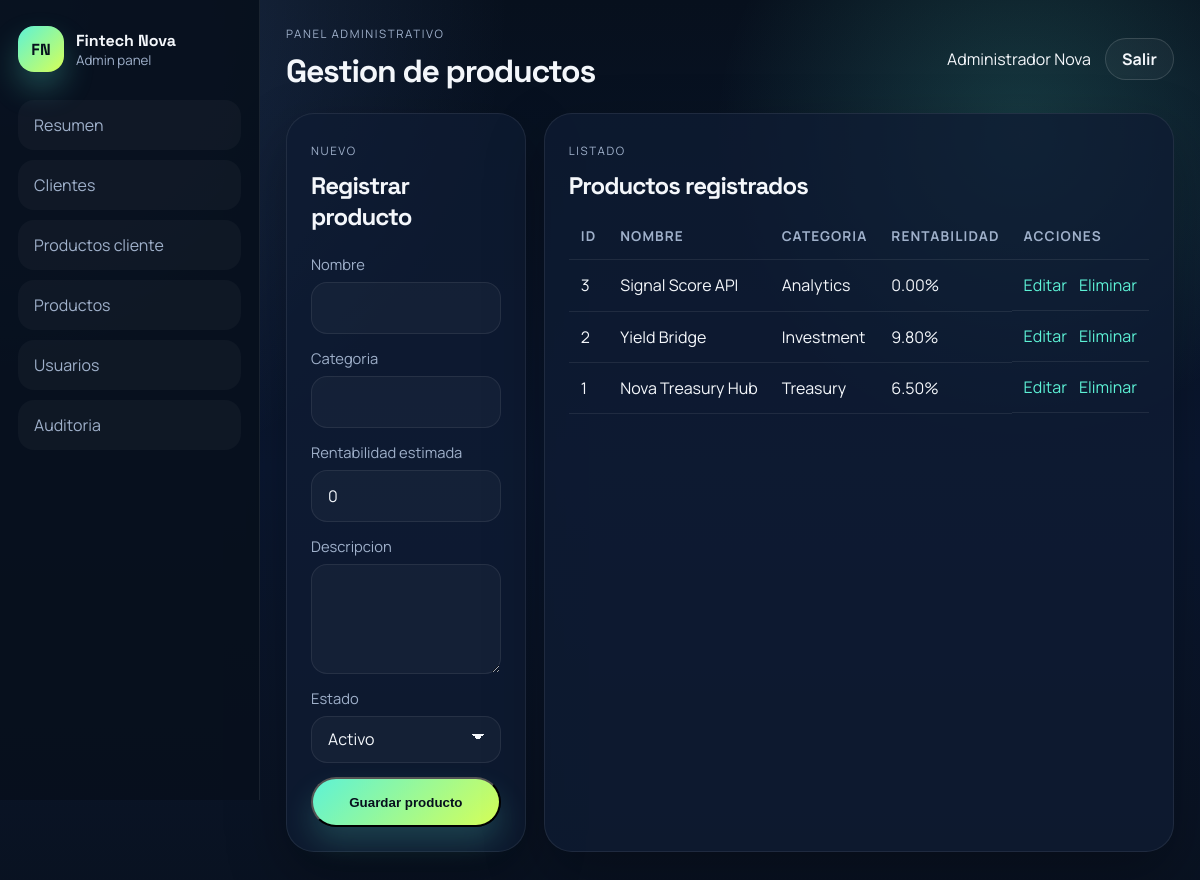
The page /admin/products/index.php (signed in) on the database its author committed.
### tables this page shows
CREATE TABLE IF NOT EXISTS products (
    id INT AUTO_INCREMENT PRIMARY KEY,
    name VARCHAR(150) NOT NULL,
    category VARCHAR(80) NOT NULL,
    description TEXT,
    annual_return_hint DECIMAL(5,2) DEFAULT 0,
    status VARCHAR(30) NOT NULL DEFAULT 'active',
    created_at TIMESTAMP DEFAULT CURRENT_TIMESTAMP
);

### includes/helpers.php (called while the page is built, shortened)
<?php
function e($value)
{
    return htmlspecialchars((string) $value, ENT_QUOTES, 'UTF-8');
}

### admin/products/index.php (the view, shortened to what this page needs)
<?php
require_once __DIR__ . '/../../includes/bootstrap.php';
$editingProduct = null;
$products = mysqli_query($conn, 'SELECT * FROM products ORDER BY id DESC');
include __DIR__ . '/../../includes/admin-header.php';
include __DIR__ . '/../../includes/admin-nav.php';
?>
<section class="app-grid two-columns">
    <article class="app-card">
        <span class="section-kicker"><?php echo $editingProduct ? 'Editar' : 'Nuevo'; ?></span>
        <h2><?php echo $editingProduct ? 'Actualizar producto' : 'Registrar producto'; ?></h2>
        <form class="stack-form" method="post">
            <label><span>Nombre</span><input type="text" name="name" value="<?php echo e($editingProduct ? $editingProduct['name'] : ''); ?>"></label>
            <label><span>Categoria</span><input type="text" name="category" value="<?php echo e($editingProduct ? $editingProduct['category'] : ''); ?>"></label>
            <label><span>Rentabilidad estimada</span><input type="number" min="0" step="0.01" name="annual_return_hint" value="<?php echo e($editingProduct ? $editingProduct['annual_return_hint'] : '0'); ?>"></label>
            <label><span>Descripcion</span><textarea name="description"><?php echo e($editingProduct ? $editingProduct['description'] : ''); ?></textarea></label>
            <label>
                <span>Estado</span>
                <select name="status">
                    <option value="active" <?php echo $editingProduct && $editingProduct['status'] === 'active' ? 'selected' : ''; ?>>Activo</option>
                </select>
            </label>
            <button class="button" type="submit">Guardar producto</button>
        </form>
    </article>
    <article class="app-card">
        <span class="section-kicker">Listado</span>
        <h2>Productos registrados</h2>
        <div class="table-wrap">
            <table class="data-table">
                <thead>
                    <tr>
                        <th>ID</th>
                        <th>Nombre</th>
                        <th>Categoria</th>
                        <th>Rentabilidad</th>
                        <th>Acciones</th>
                    </tr>
                </thead>
                <tbody>
                    <?php while ($row = mysqli_fetch_assoc($products)): ?>
                        <tr>
                            <td><?php echo e($row['id']); ?></td>
                            <td><?php echo e($row['name']); ?></td>
                            <td><?php echo e($row['category']); ?></td>
                            <td><?php echo e($row['annual_return_hint']); ?>%</td>
                            <td class="actions-cell">
                                <a href="?edit=<?php echo e($row['id']); ?>">Editar</a>
                                <a href="?delete=<?php echo e($row['id']); ?>" onclick="return confirm('Eliminar producto?');">Eliminar</a>
                            </td>
                        </tr>
                    <?php endwhile; ?>
                </tbody>
            </table>
        </div>
    </article>
</section>
<?php include __DIR__ . '/../../includes/admin-footer.php'; ?>

### assets/css/main.css (style rules this page uses)
:root { --bg: #081120; --bg-soft: #0f1c32; --surface: rgba(15, 28, 50, 0.78); --surface-strong: #112543; --text: #f4f7fb; --muted: #9fb0ca; --line: rgba(255, 255, 255, 0.08); --primary: #5df2d6; --secondary: #76a8ff; --accent: #d6ff57; --danger: #ff7a90; --shadow: 0 24px 60px rgba(0, 0, 0, 0.28); --radius-lg: 28px; --radius-md: 20px; --radius-sm: 14px; --container: 1180px; }
* { box-sizing: border-box; }
html { scroll-behavior: smooth; }
body { margin: 0; color: var(--text); font-family: "Manrope", sans-serif; background: radial-gradient(circle at top left, rgba(118, 168, 255, 0.22), transparent 34%), radial-gradient(circle at 85% 15%, rgba(93, 242, 214, 0.18), transparent 24%), linear-gradient(180deg, #07101d 0%, #0a1730 52%, #091221 100%); }
a { color: inherit; text-decoration: none; }
.nav-cta, .button, .button-secondary { border-radius: 999px; display: inline-flex; align-items: center; justify-content: center; gap: 8px; font-weight: 700; }
.nav-cta, .button { color: #07101d; background: linear-gradient(135deg, var(--primary), var(--accent)); box-shadow: 0 16px 30px rgba(93, 242, 214, 0.18); }
.button, .button-secondary { min-height: 50px; padding: 0 22px; }
.panel-heading, .metric-label, .mini-title, .section-kicker, .tag { text-transform: uppercase; letter-spacing: 0.14em; font-size: 0.72rem; color: var(--muted); }
.auth-panel, .app-card { border: 1px solid var(--line); background: var(--surface); border-radius: var(--radius-lg); box-shadow: var(--shadow); }
.auth-panel h1, .app-topbar h1, .app-card h2 { margin: 10px 0 12px; font-family: "Space Grotesk", sans-serif; letter-spacing: -0.04em; }
.auth-form, .stack-form { display: grid; gap: 14px; margin-top: 22px; }
.auth-form label, .stack-form label { display: grid; gap: 8px; }
.auth-form span, .stack-form span { color: var(--muted); font-size: 0.92rem; }
.auth-form input, .stack-form input, .stack-form select, .stack-form textarea { width: 100%; border: 1px solid rgba(255, 255, 255, 0.08); border-radius: 16px; background: rgba(255, 255, 255, 0.03); padding: 14px 16px; color: var(--text); font: inherit; }
.stack-form select, .inline-filter select { appearance: none; -webkit-appearance: none; -moz-appearance: none; background-image: linear-gradient(45deg, transparent 50%, var(--text) 50%), linear-gradient(135deg, var(--text) 50%, transparent 50%); background-position: calc(100% - 22px) calc(50% - 3px), calc(100% - 16px) calc(50% - 3px); background-size: 6px 6px, 6px 6px; background-repeat: no-repeat; padding-right: 42px; }
.stack-form select option, .inline-filter select option { color: #081120; background: #f4f7fb; }
.stack-form textarea { min-height: 110px; resize: vertical; }
.app-body { min-height: 100vh; }
.app-grid { display: grid; gap: 18px; margin-bottom: 18px; }
.two-columns { grid-template-columns: repeat(2, 1fr); }
.app-card { padding: 24px; }
.table-wrap { width: 100%; overflow-x: auto; }
.data-table { width: 100%; border-collapse: collapse; }
.data-table th, .data-table td { padding: 14px 12px; border-bottom: 1px solid var(--line); text-align: left; white-space: nowrap; }
.data-table th { color: var(--muted); font-size: 0.85rem; text-transform: uppercase; letter-spacing: 0.08em; }
.actions-cell { display: flex; gap: 12px; }
.actions-cell a { color: var(--primary); }

### rows shown on the page
products: id "3", name "Signal Score API", category "Analytics", annual_return_hint "0.00"
products: id "2", name "Yield Bridge", category "Investment", annual_return_hint "9.80"
products: id "1", name "Nova Treasury Hub", category "Treasury", annual_return_hint "6.50"

### other values the page prints
$page_title "Gestion de productos"
$authUser['full_name'] "Administrador Nova"
